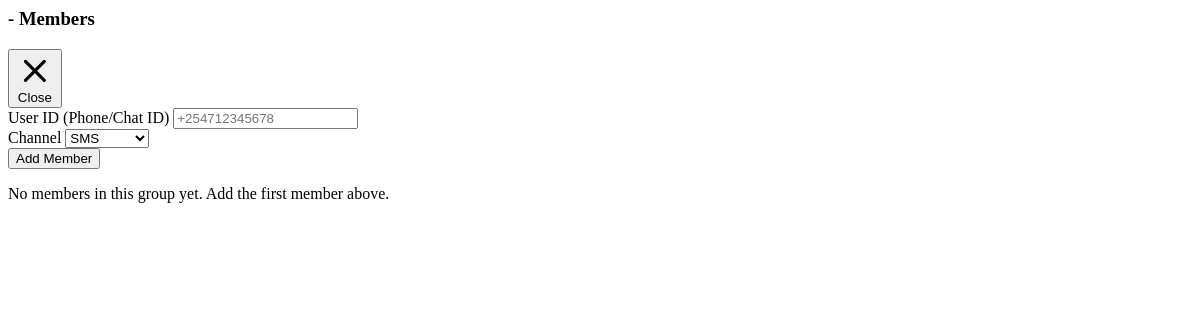
Before: /community/GRP-A1582EB8/members (signed in) with the older database file.
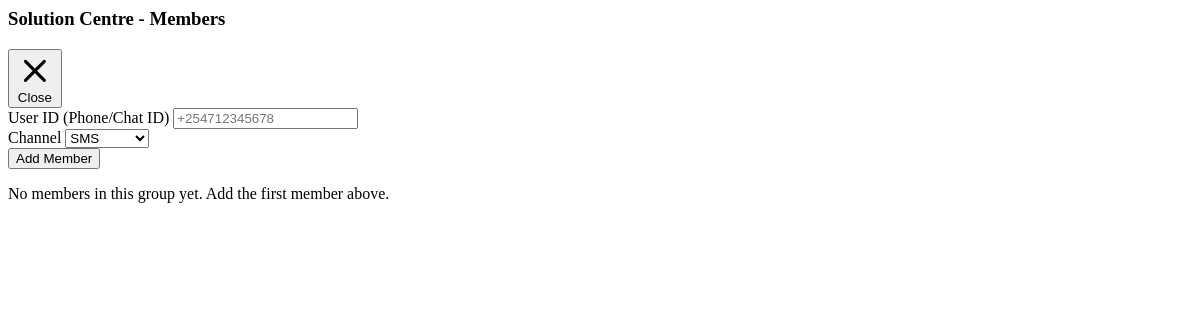
After: the same page with the newer database file.
### tables this page shows
CREATE TABLE community_groups (
        id TEXT PRIMARY KEY,
        name TEXT NOT NULL,
        description TEXT,
        group_type TEXT,
        tags TEXT DEFAULT '[]', -- JSON list
        location TEXT,
        admin_id TEXT,
        trust_level TEXT DEFAULT 'local',
        preferred_channels TEXT DEFAULT 'ussd,sms',
        active BOOLEAN DEFAULT 1,
        created_at DATETIME DEFAULT CURRENT_TIMESTAMP
    );

### aos/api/routers/community.py (the view)
@router.get("/{group_id}/members", response_class=HTMLResponse)
async def list_group_members(
    request: Request,
    group_id: str,
    operator=Depends(get_current_operator)
):
    members = []
    group = None
    if community_state.module:
        group = community_state.module.get_group(group_id)
        if group:
            members = community_state.module.get_community_members(group_id)
    return templates.TemplateResponse("partials/community_members.html", {
        "request": request,
        "user": operator,
        "group": group,
        "members": members
    })

### aos/api/templates/partials/community_members.html (shortened to what this page needs)
{% from "components/atoms/Card.html" import card %}
{% from "components/atoms/EliteButton.html" import elite_button %}
<div class="aos-stack-md">
    <div class="flex items-center justify-between mb-4">
        <h3 class="aos-h3">{{ group.name }} - Members</h3>
        <button class="aos-btn aos-btn-ghost aos-size-sm" onclick="closeModal()">
            <svg class="w-4 h-4" fill="none" stroke="currentColor" viewBox="0 0 24 24">
                <path stroke-linecap="round" stroke-linejoin="round" stroke-width="2" d="M6 18L18 6M6 6l12 12"></path>
            </svg>
            <span class="aos-btn-text">Close</span>
        </button>
    </div>
    <form hx-post="/community/{{ group.id }}/members" hx-target="#members-list" hx-swap="beforeend"
        class="aos-stack-sm mb-6">
        <div class="grid grid-cols-2 gap-4">
            <div>
                <label class="aos-label">User ID (Phone/Chat ID)</label>
                <input type="text" name="user_id" class="aos-input" placeholder="+254712345678" required>
            </div>
            <div>
                <label class="aos-label">Channel</label>
                <select name="channel" class="aos-input" required>
                    <option value="sms">SMS</option>
                </select>
            </div>
        </div>
        <button type="submit" class="aos-btn aos-btn-primary aos-size-sm">
            <span class="aos-btn-text">Add Member</span>
        </button>
    </form>
    <div id="members-list">
        {% if members %}
        <table class="aos-table">
            <thead>
                <tr>
                    <th>User ID</th>
                    <th>Channel</th>
                    <th>Added</th>
                    <th>Actions</th>
                </tr>
            </thead>
            <tbody>
                {% for member in members %}
                <tr id="member-{{ member.user_id }}">
                    <td class="aos-font-mono aos-text-sm">{{ member.user_id }}</td>
                    <td><span class="aos-badge aos-badge-info">{{ member.channel }}</span></td>
                    <td class="aos-text-sm aos-text-muted">{{ member.created_at.strftime('%Y-%m-%d') if
                        member.created_at else 'N/A' }}</td>
                    <td>
                        <button class="aos-btn aos-btn-ghost aos-size-sm aos-text-danger"
                            hx-delete="/community/{{ group.id }}/members/{{ member.user_id }}?channel={{ member.channel }}"
                            hx-confirm="Remove this member from the group?" hx-target="#member-{{ member.user_id }}"
                            hx-swap="outerHTML swap:1s">
                            <svg class="w-4 h-4" fill="none" stroke="currentColor" viewBox="0 0 24 24">
                                <path stroke-linecap="round" stroke-linejoin="round" stroke-width="2"
                                    d="M6 18L18 6M6 6l12 12"></path>
                            </svg>
                            <span class="aos-btn-text">Remove</span>
                        </button>
                    </td>
                </tr>
                {% endfor %}
            </tbody>
        </table>
        {% else %}
        <div class="aos-text-center aos-py-8 aos-text-muted">
            No members in this group yet. Add the first member above.
        </div>
        {% endif %}
    </div>
</div>

Changed rows visible on the page:
added community_groups: name "Solution Centre"
